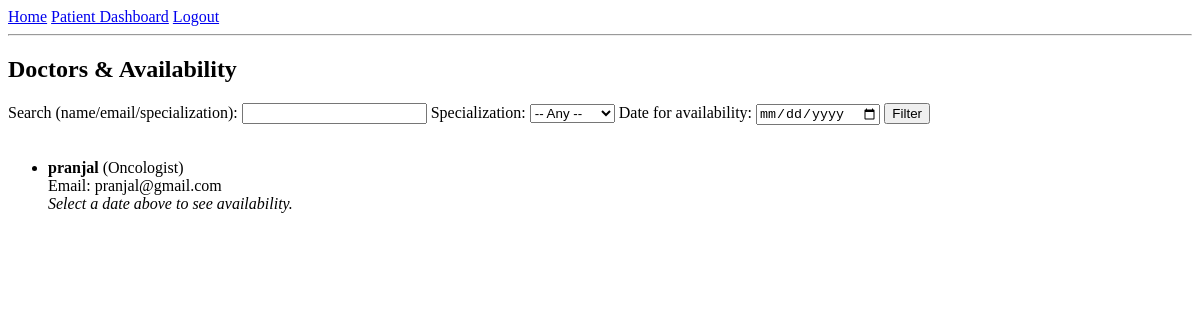
Before: /patient/doctors (signed in) with the older database file.
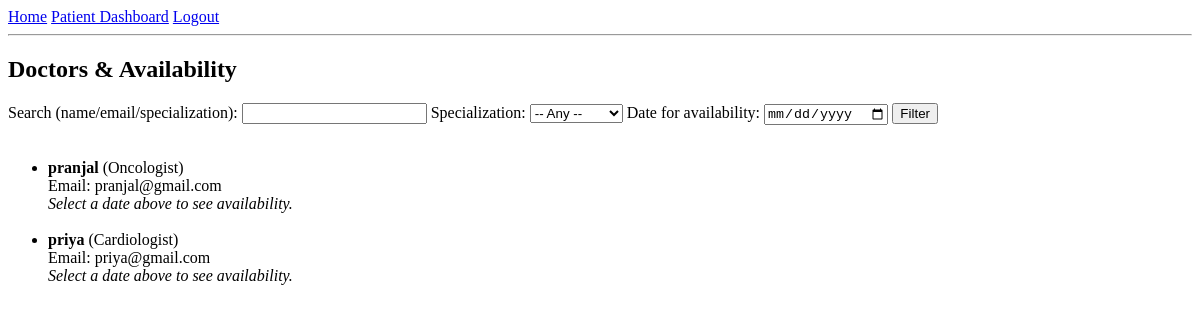
After: the same page with the newer database file.
### app.py (models this page shows, shortened)
class User(UserMixin, db.Model):
    id = db.Column(db.Integer, primary_key=True)
    name = db.Column(db.String(120), nullable=False)
    email = db.Column(db.String(120), unique=True, nullable=False)
    password_hash = db.Column(db.String(255), nullable=False)
    role = db.Column(db.String(20), nullable=False)  # admin / doctor / patient
    specialization = db.Column(db.String(120))  # for doctors
    age = db.Column(db.Integer)                 # for patients
    gender = db.Column(db.String(10))          # for patients
    phone = db.Column(db.String(50))           # for patients
    address = db.Column(db.String(255))        # for patients
    is_active_flag = db.Column(db.Boolean, default=True)

### app.py (the view, shortened to what this page needs)
@app.route("/patient/doctors")
@login_required
def patient_doctors():
    if current_user.role != "patient":
        flash("Unauthorized access", "danger")
        return redirect(url_for("index"))
    q = request.args.get("q", "").strip()
    specialization = request.args.get("specialization", "").strip()
    date_str = request.args.get("date", "").strip()
    doctor_query = User.query.filter_by(role="doctor", is_active_flag=True)
    if specialization:
        doctor_query = doctor_query.filter(User.specialization.ilike(f"%{specialization}%"))
    doctors = doctor_query.order_by(User.name.asc()).all()
    selected_date = None
    availability_map = {}
    if date_str:
        try:
            selected_date = datetime.strptime(date_str, "%Y-%m-%d").date()
        except ValueError:
            selected_date = None
    specializations = (
        db.session.query(User.specialization)
        .filter(User.role == "doctor", User.specialization.isnot(None))
        .distinct()
        .all()
    )
    specialization_list = [s[0] for s in specializations if s[0]]
    return render_template(
        "patient_doctors.html",
        doctors=doctors,
        q=q,
        specialization=specialization,
        specialization_list=specialization_list,
        date_str=date_str,
        availability_map=availability_map,
        selected_date=selected_date,
    )

### app.py (called while the page is built)
@login_manager.user_loader
def load_user(user_id):
    return User.query.get(int(user_id))

### templates/patient_doctors.html (shortened to what this page needs)
{% extends "base.html" %}
{% block content %}
<h2>Doctors & Availability</h2>
<form method="get">
    <label>Search (name/email/specialization):</label>
    <input type="text" name="q" value="{{ q }}">
    <label>Specialization:</label>
    <select name="specialization">
        <option value="">-- Any --</option>
    </select>
    <label>Date for availability:</label>
    <input type="date" name="date" value="{{ date_str }}">
    <button type="submit">Filter</button>
</form>
<br>
<ul>
{% for d in doctors %}
    <li>
        <strong>{{ d.name }}</strong> ({{ d.specialization or 'General' }})<br>
        Email: {{ d.email }}<br>
        {% if selected_date %}
            <em>Availability on {{ selected_date }}:</em><br>
            {% set slots = availability_map.get(d.id, []) %}
            {% if slots %}
                {% for s in slots %}
                    - {{ s.start_time }} to {{ s.end_time }}<br>
                {% endfor %}
            {% else %}
                No availability set for this date.<br>
            {% endif %}
        {% else %}
            <em>Select a date above to see availability.</em><br>
        {% endif %}
    </li>
    <br>
{% else %}
    <li>No doctors found.</li>
{% endfor %}
</ul>
{% endblock %}

Changed rows visible on the page:
added User: name "priya", specialization "Cardiologist", email "priya@gmail.com"
